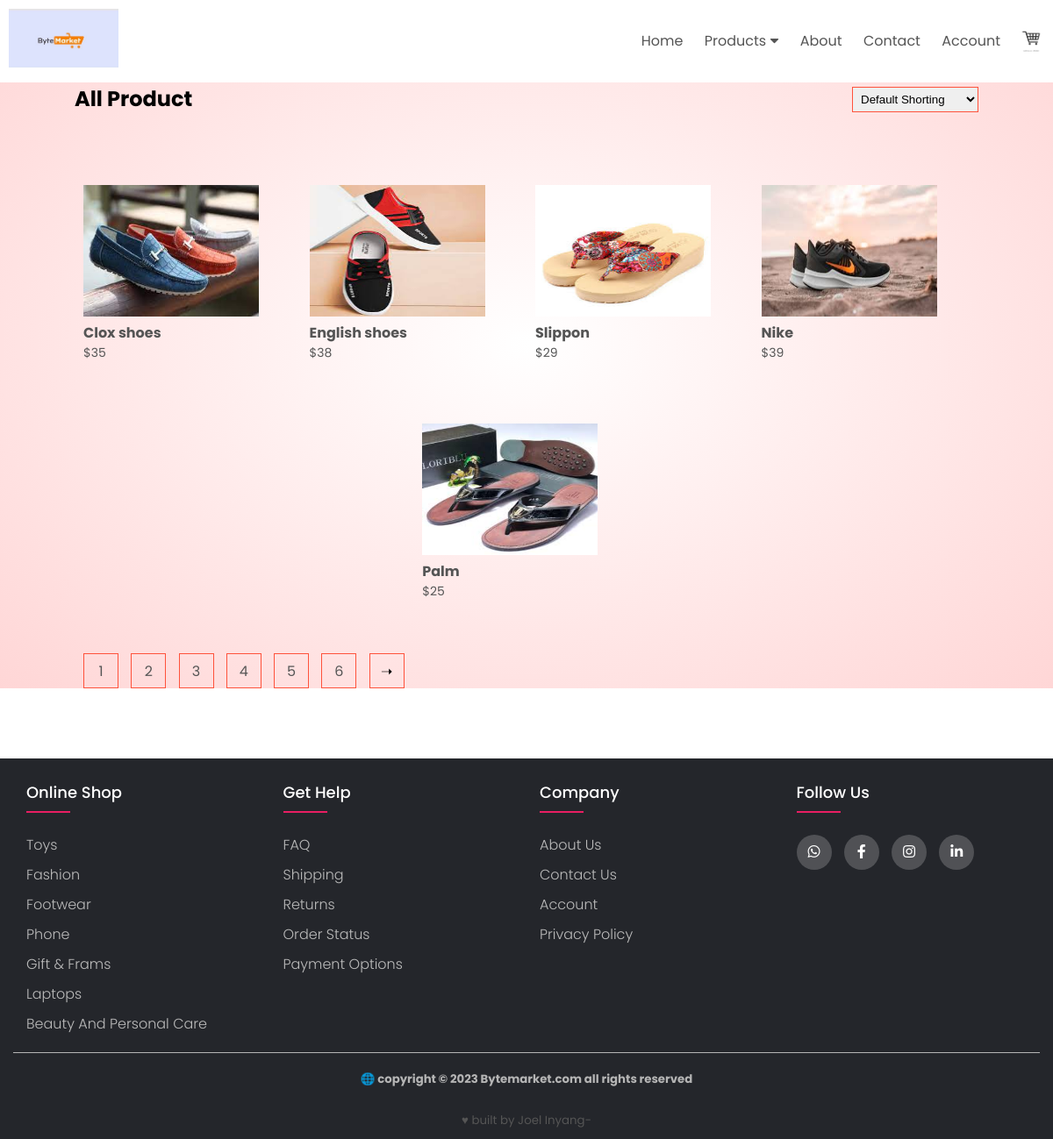
Page /footwear_product/ on the committed database.
### ByteApp/models.py (models this page shows, shortened)
class Product(models.Model):
    product_name = models.CharField(max_length=50, unique=True)
    slug = models.SlugField(max_length=50, unique=True)
    description = models.TextField(max_length=200, blank=True, default=" ● 'description'. ● 'description'. ● 'description'. ")
    price = models.IntegerField()
    images = models.ImageField(upload_to='photos/product', blank=True)
    stock = models.IntegerField()
    category = models.ForeignKey(Category, on_delete=models.CASCADE)

### ByteApp/views.py (the view)
# urls.py: path('footwear_product/', views.footwear_product, name='footwear-product'),
def footwear_product(request, cat_slug=None):
    categories = None
    products = None
    if cat_slug != None:
        categories= get_object_or_404(Category, slug=cat_slug)
        products = Product.objects.filter(category=categories)
    else:
        products = Product.objects.all().filter().order_by('id')
    context = {
        'products' : products,
        'categories' : categories,
    }
    return render(request, 'footwear-product.html', context)

### templates/footwear-product.html (shortened to what this page needs)
{% extends 'base.html' %}
{% load static %}
{% block content  %}
        </div>
      </div>
<div class="small-container">
   <div class="row row-2">
    <h2>All Product</h2>
    <select>
      <option>Default Shorting</option>
</select>
</div>
  <div class="row">
{% for product in products %}
    {% if product.category.slug == 'footwear' %}
    <div class="col-4">
        <a href="{% url 'product_detials_footwear' cat_slug=product.category.slug product_slug=product.slug %}">
            <img src="{{ product.images.url }}" alt="" style="height: 150px; width: 200px;">
        </a>
        <a href="{% url 'product_detials_footwear' cat_slug=product.category.slug product_slug=product.slug %}">
            <h4>{{ product.product_name }}</h4>
        </a>
        <p>${{ product.price }}</p>
    </div>
    {% endif %}
{% endfor %}
  </div>
  <div class="page-btn">
    <span><a href="fashion-child-product.html">1</span></a>
    <span><a href="fashion-saree-product.html">2</span></a>
    <span><a href="gift-product.html">3</span></a>
    <span><a href="toys-product.html">4</span></a>
    <span><a href="footwear-product.html">5</span></a>
    <span><a href="electronics-product.html">6</span></a>
    <span>➝</span>
    </div>
</div>
</div>
  </body>
</html>
{% endblock %}

### static/css/style.css (style rules this page uses)
* { margin: 0; padding: 0; box-sizing: border-box; }
body { font-family: 'poppins', sans-serif; line-height: 1.5; }
a { text-decoration: none; color: #555; }
p { color: #555; }
.row { display: flex; align-items: center; flex-wrap: wrap; justify-content: space-around; }
.header .row { margin-top: 70px; }
.small-container { max-width: 1080px; margin: auto; padding-right: 25px; padding-left: 25px; padding-top: 25px; }
.col-4 { flex-basis: 25%; padding: 10px; min-width: 200px; margin-bottom: 50px; transition: transform 0.5s; }
.col-4 img { width: 100%; }
.col-4 p { font-size: 14px; }
.row-2 { justify-content: space-between; margin: 100px auto 50px; }
select { border: 1px solid #ff523b; padding: 5px; }
.page-btn { margin: 0 auto 80px; }
.page-btn span { display: inline-block; border: 1px solid #ff523b; margin-left: 10px; width: 40px; height: 40px; text-align: center; line-height: 40px; cursor: pointer; }

### rows in the picture
Product: images (picture), product_name "Clox shoes", price "35"
Product: images (picture), product_name "English shoes", price "38"
Product: images (picture), product_name "Slippon", price "29"
Product: images (picture), product_name "Nike", price "39"
Product: images (picture), product_name "Palm", price "25"
